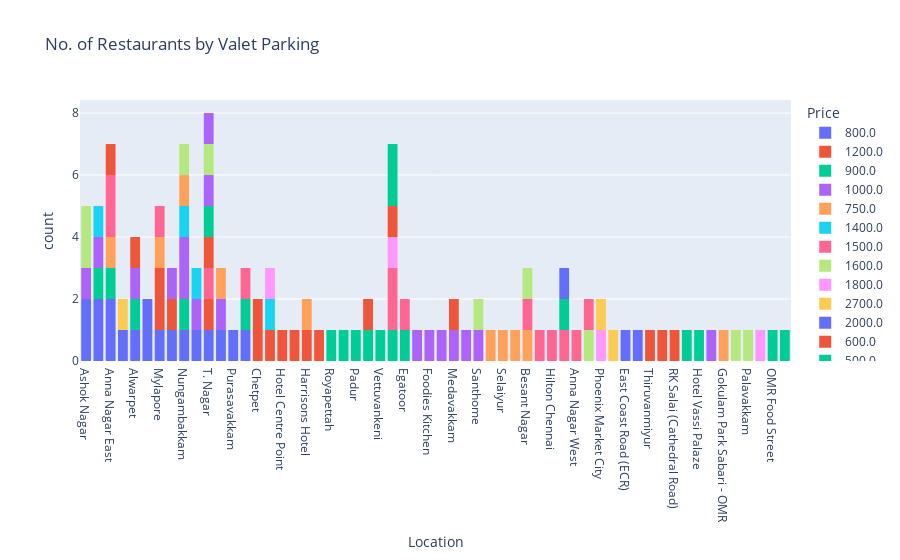

This figure's notebook cell:
### Code cell
fig = px.histogram(valet_df, x ='Location', color = 'Price', 
        title = 'No. of Restaurants by Valet Parking', labels = {'Count':'Count'})
fig.show()

### Figure 1 — Plotly figure (JSON) as saved in the notebook; plotly's stock layout.template omitted (floating-point values rounded to 4 significant figures)
{"data": [{"bingroup": "x", "hovertemplate": "Price=800.0<br>Location=%{x}<br>count=%{y}<extra></extra>", "legendgroup": "800.0", "marker": {"color": "#636efa", "pattern": {"shape": ""}}, "name": "800.0", "orientation": "v", "showlegend": true, "type": "histogram", "x": ["Ashok Nagar", "Velachery", "Anna Nagar East", "Egmore", "Ashok Nagar", "Alwarpet", "Kilpauk", "Mylapore", "Vadapalani", "Nungambakkam", "Gopalapuram", "Velachery", "Anna Nagar East", "T. Nagar", "Porur", "Purasavakkam", "Perungudi"], "xaxis": "x", "yaxis": "y"}, {"bingroup": "x", "hovertemplate": "Price=1200.0<br>Location=%{x}<br>count=%{y}<extra></extra>", "legendgroup": "1200.0", "marker": {"color": "#EF553B", "pattern": {"shape": ""}}, "name": "1200.0", "orientation": "v", "showlegend": true, "type": "histogram", "x": ["Chetpet", "Mylapore", "T. Nagar", "The Spring Hotel", "Vadapalani", "Mylapore", "Hotel Centre Point", "Somerset Greenways", "Harrisons Hotel", "Hotel Rajpark"], "xaxis": "x", "yaxis": "y"}, {"bingroup": "x", "hovertemplate": "Price=900.0<br>Location=%{x}<br>count=%{y}<extra></extra>", "legendgroup": "900.0", "marker": {"color": "#00cc96", "pattern": {"shape": ""}}, "name": "900.0", "orientation": "v", "showlegend": true, "type": "histogram", "x": ["Royapettah", "Alwarpet", "Nandanam", "Padur", "Perungudi", "Akkarai", "Vettuvankeni", "Anna Nagar East", "Velachery", "Nungambakkam", "Adyar", "Egatoor"], "xaxis": "x", "yaxis": "y"}, {"bingroup": "x", "hovertemplate": "Price=1000.0<br>Location=%{x}<br>count=%{y}<extra></extra>", "legendgroup": "1000.0", "marker": {"color": "#ab63fa", "pattern": {"shape": ""}}, "name": "1000.0", "orientation": "v", "showlegend": true, "type": "histogram", "x": ["Saligramam", "Alwarpet", "Nungambakkam", "Foodies Kitchen", "Ambica Empire", "Nungambakkam", "Gopalapuram", "Vadapalani", "Porur", "Velachery", "Medavakkam", "Ramapuram", "Santhome", "Ashok Nagar"], "xaxis": "x", "yaxis": "y"}, {"bingroup": "x", "hovertemplate": "Price=750.0<br>Location=%{x}<br>count=%{y}<extra></extra>", "legendgroup": "750.0", "marker": {"color": "#FFA15A", "pattern": {"shape": ""}}, "name": "750.0", "orientation": "v", "showlegend": true, "type": "histogram", "x": ["Chromepet", "Anna Nagar East", "Porur", "Selaiyur", "Perambur", "Mylapore", "Besant Nagar"], "xaxis": "x", "yaxis": "y"}, {"bingroup": "x", "hovertemplate": "Price=1400.0<br>Location=%{x}<br>count=%{y}<extra></extra>", "legendgroup": "1400.0", "marker": {"color": "#19d3f3", "pattern": {"shape": ""}}, "name": "1400.0", "orientation": "v", "showlegend": true, "type": "histogram", "x": ["Nungambakkam", "Gopalapuram", "The Spring Hotel"], "xaxis": "x", "yaxis": "y"}, {"bingroup": "x", "hovertemplate": "Price=1500.0<br>Location=%{x}<br>count=%{y}<extra></extra>", "legendgroup": "1500.0", "marker": {"color": "#FF6692", "pattern": {"shape": ""}}, "name": "1500.0", "orientation": "v", "showlegend": true, "type": "histogram", "x": ["Besant Nagar", "Mylapore", "T. Nagar", "Adyar", "Thuraipakkam", "Anna Nagar East", "Adyar", "Anna Nagar East", "Hilton Chennai", "Thousand Lights", "Anna Nagar West"], "xaxis": "x", "yaxis": "y"}, {"bingroup": "x", "hovertemplate": "Price=1600.0<br>Location=%{x}<br>count=%{y}<extra></extra>", "legendgroup": "1600.0", "marker": {"color": "#B6E880", "pattern": {"shape": ""}}, "name": "1600.0", "orientation": "v", "showlegend": true, "type": "histogram", "x": ["Kodambakkam"], "xaxis": "x", "yaxis": "y"}, {"bingroup": "x", "hovertemplate": "Price=1800.0<br>Location=%{x}<br>count=%{y}<extra></extra>", "legendgroup": "1800.0", "marker": {"color": "#FF97FF", "pattern": {"shape": ""}}, "name": "1800.0", "orientation": "v", "showlegend": true, "type": "histogram", "x": ["Phoenix Market City", "Adyar", "The Spring Hotel"], "xaxis": "x", "yaxis": "y"}, {"bingroup": "x", "hovertemplate": "Price=2700.0<br>Location=%{x}<br>count=%{y}<extra></extra>", "legendgroup": "2700.0", "marker": {"color": "#FECB52", "pattern": {"shape": ""}}, "name": "2700.0", "orientation": "v", "showlegend": true, "type": "histogram", "x": ["The Park", "Phoenix Market City"], "xaxis": "x", "yaxis": "y"}, {"bingroup": "x", "hovertemplate": "Price=2000.0<br>Location=%{x}<br>count=%{y}<extra></extra>", "legendgroup": "2000.0", "marker": {"color": "#636efa", "pattern": {"shape": ""}}, "name": "2000.0", "orientation": "v", "showlegend": true, "type": "histogram", "x": ["East Coast Road (ECR)", "RA Puram"], "xaxis": "x", "yaxis": "y"}, {"bingroup": "x", "hovertemplate": "Price=600.0<br>Location=%{x}<br>count=%{y}<extra></extra>", "legendgroup": "600.0", "marker": {"color": "#EF553B", "pattern": {"shape": ""}}, "name": "600.0", "orientation": "v", "showlegend": true, "type": "histogram", "x": ["T. Nagar", "Anna Nagar East", "Thiruvanmiyur", "Potheri", "Adyar", "Alwarpet", "RK Salai (Cathedral Road)", "Medavakkam", "Chetpet"], "xaxis": "x", "yaxis": "y"}, {"bingroup": "x", "hovertemplate": "Price=500.0<br>Location=%{x}<br>count=%{y}<extra></extra>", "legendgroup": "500.0", "marker": {"color": "#00cc96", "pattern": {"shape": ""}}, "name": "500.0", "orientation": "v", "showlegend": true, "type": "histogram", "x": ["GST Road", "Adyar", "T. Nagar", "Hotel Vassi Palaze", "Thousand Lights", "Adyar"], "xaxis": "x", "yaxis": "y"}, {"bingroup": "x", "hovertemplate": "Price=850.0<br>Location=%{x}<br>count=%{y}<extra></extra>", "legendgroup": "850.0", "marker": {"color": "#ab63fa", "pattern": {"shape": ""}}, "name": "850.0", "orientation": "v", "showlegend": true, "type": "histogram", "x": ["T. Nagar", "Benzz Park"], "xaxis": "x", "yaxis": "y"}, {"bingroup": "x", "hovertemplate": "Price=1100.0<br>Location=%{x}<br>count=%{y}<extra></extra>", "legendgroup": "1100.0", "marker": {"color": "#FFA15A", "pattern": {"shape": ""}}, "name": "1100.0", "orientation": "v", "showlegend": true, "type": "histogram", "x": ["Nungambakkam", "Harrisons Hotel", "Gokulam Park Sabari - OMR"], "xaxis": "x", "yaxis": "y"}, {"bingroup": "x", "hovertemplate": "Price=1300.0<br>Location=%{x}<br>count=%{y}<extra></extra>", "legendgroup": "1300.0", "marker": {"color": "#19d3f3", "pattern": {"shape": ""}}, "name": "1300.0", "orientation": "v", "showlegend": true, "type": "histogram", "x": ["Velachery"], "xaxis": "x", "yaxis": "y"}, {"bingroup": "x", "hovertemplate": "Price=650.0<br>Location=%{x}<br>count=%{y}<extra></extra>", "legendgroup": "650.0", "marker": {"color": "#FF6692", "pattern": {"shape": ""}}, "name": "650.0", "orientation": "v", "showlegend": true, "type": "histogram", "x": ["Kodambakkam", "Perungudi", "Egatoor"], "xaxis": "x", "yaxis": "y"}, {"bingroup": "x", "hovertemplate": "Price=700.0<br>Location=%{x}<br>count=%{y}<extra></extra>", "legendgroup": "700.0", "marker": {"color": "#B6E880", "pattern": {"shape": ""}}, "name": "700.0", "orientation": "v", "showlegend": true, "type": "histogram", "x": ["Ekkaduthangal", "Ashok Nagar", "Ashok Nagar", "Besant Nagar", "Nungambakkam", "Santhome", "T. Nagar", "Palavakkam"], "xaxis": "x", "yaxis": "y"}, {"bingroup": "x", "hovertemplate": "Price=3000.0<br>Location=%{x}<br>count=%{y}<extra></extra>", "legendgroup": "3000.0", "marker": {"color": "#FF97FF", "pattern": {"shape": ""}}, "name": "3000.0", "orientation": "v", "showlegend": true, "type": "histogram", "x": ["Holiday Inn Chennai OMR IT Expressway"], "xaxis": "x", "yaxis": "y"}, {"bingroup": "x", "hovertemplate": "Price=450.0<br>Location=%{x}<br>count=%{y}<extra></extra>", "legendgroup": "450.0", "marker": {"color": "#FECB52", "pattern": {"shape": ""}}, "name": "450.0", "orientation": "v", "showlegend": true, "type": "histogram", "x": ["Egmore"], "xaxis": "x", "yaxis": "y"}, {"bingroup": "x", "hovertemplate": "Price=400.0<br>Location=%{x}<br>count=%{y}<extra></extra>", "legendgroup": "400.0", "marker": {"color": "#636efa", "pattern": {"shape": ""}}, "name": "400.0", "orientation": "v", "showlegend": true, "type": "histogram", "x": ["Kilpauk", "Thousand Lights"], "xaxis": "x", "yaxis": "y"}, {"bingroup": "x", "hovertemplate": "Price=250.0<br>Location=%{x}<br>count=%{y}<extra></extra>", "legendgroup": "250.0", "marker": {"color": "#EF553B", "pattern": {"shape": ""}}, "name": "250.0", "orientation": "v", "showlegend": true, "type": "histogram", "x": ["Akkarai"], "xaxis": "x", "yaxis": "y"}, {"bingroup": "x", "hovertemplate": "Price=550.0<br>Location=%{x}<br>count=%{y}<extra></extra>", "legendgroup": "550.0", "marker": {"color": "#00cc96", "pattern": {"shape": ""}}, "name": "550.0", "orientation": "v", "showlegend": true, "type": "histogram", "x": ["OMR Food Street", "Mahindra World City"], "xaxis": "x", "yaxis": "y"}, {"bingroup": "x", "hovertemplate": "Price=200.0<br>Location=%{x}<br>count=%{y}<extra></extra>", "legendgroup": "200.0", "marker": {"color": "#ab63fa", "pattern": {"shape": ""}}, "name": "200.0", "orientation": "v", "showlegend": true, "type": "histogram", "x": ["T. Nagar"], "xaxis": "x", "yaxis": "y"}], "layout": {"barmode": "relative", "legend": {"title": {"text": "Price"}, "tracegroupgap": 0}, "title": {"text": "No. of Restaurants by Valet Parking"}, "xaxis": {"anchor": "y", "domain": [0, 1], "title": {"text": "Location"}}, "yaxis": {"anchor": "x", "domain": [0, 1], "title": {"text": "count"}}}}
